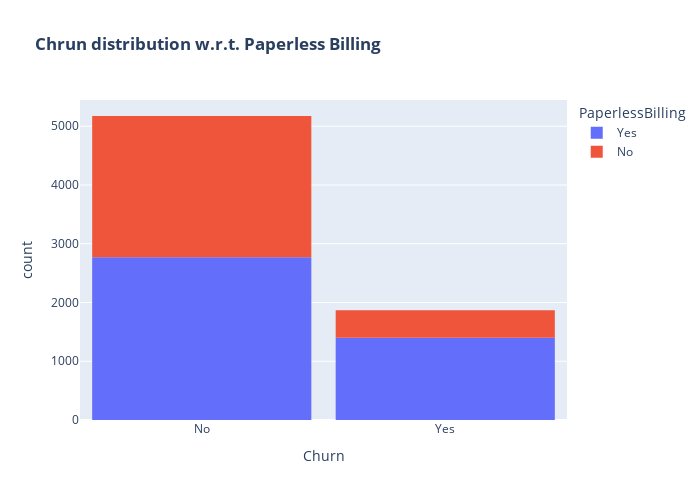

Source (notebook cell):
### Code cell
fig4 = px.histogram(df, x="Churn", color="PaperlessBilling", title="<b>Chrun distribution w.r.t. Paperless Billing</b>")
fig4.update_layout(width=700, height=500, bargap=0.1)
fig4.show()

### Figure 1 — Plotly figure (JSON) as saved in the notebook; plotly's stock layout.template omitted (floating-point values rounded to 4 significant figures; data arrays with more than 128 entries replaced by an {"elided": "..."} marker saying what was removed)
{"data": [{"alignmentgroup": "True", "bingroup": "x", "hovertemplate": "PaperlessBilling=Yes<br>Churn=%{x}<br>count=%{y}<extra></extra>", "legendgroup": "Yes", "marker": {"color": "#636efa", "pattern": {"shape": ""}}, "name": "Yes", "offsetgroup": "Yes", "orientation": "v", "showlegend": true, "type": "histogram", "x": {"elided": "4171 str values"}, "xaxis": "x", "yaxis": "y"}, {"alignmentgroup": "True", "bingroup": "x", "hovertemplate": "PaperlessBilling=No<br>Churn=%{x}<br>count=%{y}<extra></extra>", "legendgroup": "No", "marker": {"color": "#EF553B", "pattern": {"shape": ""}}, "name": "No", "offsetgroup": "No", "orientation": "v", "showlegend": true, "type": "histogram", "x": {"elided": "2872 str values"}, "xaxis": "x", "yaxis": "y"}], "layout": {"bargap": 0.1, "barmode": "relative", "height": 500, "legend": {"title": {"text": "PaperlessBilling"}, "tracegroupgap": 0}, "title": {"text": "<b>Chrun distribution w.r.t. Paperless Billing</b>"}, "width": 700, "xaxis": {"anchor": "y", "domain": [0, 1], "title": {"text": "Churn"}}, "yaxis": {"anchor": "x", "domain": [0, 1], "title": {"text": "count"}}}}
